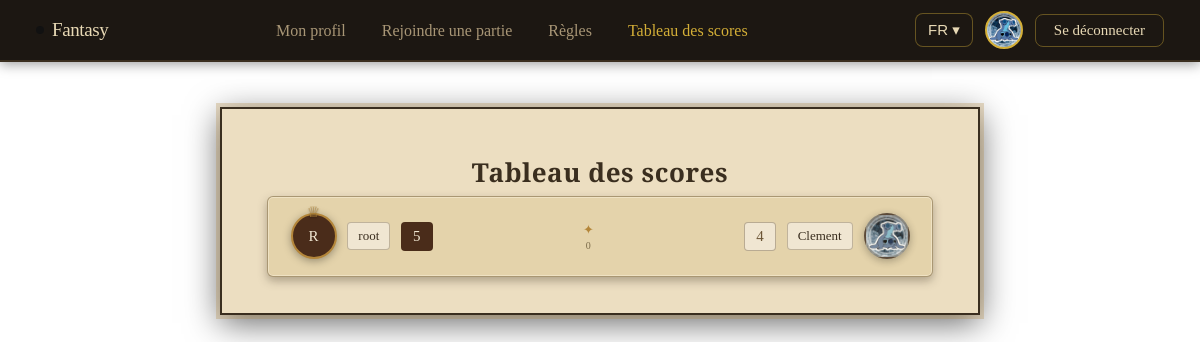
/scoreboard (signed in), run on an earlier commit of the app's database.
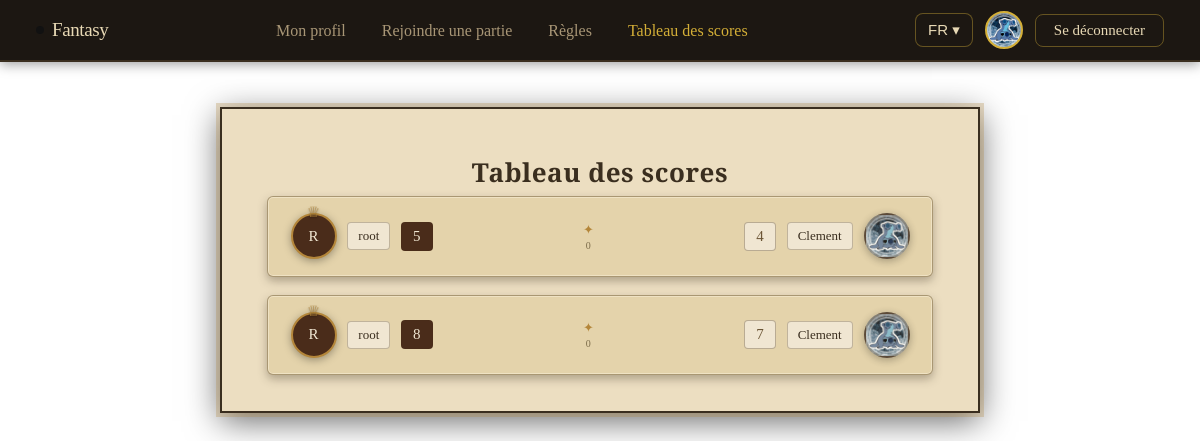
And on a later commit of the database.
### tables this page shows
CREATE TABLE users (
id INTEGER PRIMARY KEY AUTOINCREMENT,
username TEXT NOT NULL,
email TEXT NOT NULL,
hash TEXT NOT NULL
, avatar TEXT DEFAULT '');

CREATE TABLE scoreboard (
id INTEGER PRIMARY KEY AUTOINCREMENT,
winner_id INTEGER NOT NULL,
winner_score INTEGER NOT NULL,
loser_id INTEGER NOT NULL,
loser_score INTEGER NOT NULL,
timestamp DATE TIME DEFAULT CURRENT_TIMESTAMP,
is_even INTEGER DEFAULT 0,
FOREIGN KEY (winner_id) REFERENCES users(id),
FOREIGN KEY (loser_id) REFERENCES users(id)
);

### app.py (the view)
@app.route("/scoreboard", methods=["GET"])
@login_required
def scoreboard():
	r = db.execute("SELECT winner_score, w.username AS winner_username, w.avatar AS winner_avatar, loser_score, l.username AS loser_username, l.avatar AS loser_avatar, timestamp, is_even FROM scoreboard JOIN users AS w ON  scoreboard.winner_id = w.id JOIN users AS l ON scoreboard.loser_id = l.id;").fetchall()
	scores = []
	for q in r :
		score = dict()
		score["winner_score"] = q[0]
		score["winner_username"] = q[1]
		score["winner_avatar"] = q[2]
		score["loser_score"] = q[3]
		score["loser_username"] = q[4]
		score["loser_avatar"] = q[5]
		score["is_even"] = q[6] == 1
		score["timestamp"] = q[7]
		scores.append(score)
	return render_template("scoreboard.html", scores=scores)

### app.py (called while the page is built)
def login_required(f):
    @wraps(f)
    def decorated_function(*args, **kwargs):
        if session.get("user_id") is None:
            return redirect("/login")
        return f(*args, **kwargs)
    return decorated_function

@app.before_request
def set_language():
    g.lang = session.get('lang', 'fr')  # ← lit la session à chaque requête

def get_translations(lang):
    path = os.path.join(app.root_path, 'locales', lang, 'translation.json')
    with open(path, encoding='utf-8') as f:
        return json.load(f)

@app.context_processor
def inject_translations():
    lang = g.get('lang', 'fr') # Try to get the language, fr by default
    session["lang"] = lang
    return dict(t=get_translations(lang))

### templates/scoreboard.html (shortened to what this page needs)
{% extends "base.html" %}
{% block head %}
  <link rel="stylesheet" href="{{ url_for('static', filename='CSS/scoreboard.css')}}">
{% endblock %}
{% block content %}
<main class="scoreboard-page">
  <div class="scoreboard-wrap">
    <h2 class="scoreboard-title">{{ t.scoreboard.title }}</h2>
    <div class="score-list">
      {% for s in scores %}
      <div class="score-row {% if s.is_even %}is-even{% endif %}">
        <div class="side side-winner {% if s.is_even %}neutral{% endif %}">
          <div class="score-avatar" {% if s.winner_avatar %}style="background-image: url('{{ url_for('static', filename='Assets/avatars/' + s.winner_avatar) }}');"{% endif %}>
            {% if not s.winner_avatar %}
              <span class="score-avatar-initial">{{ (s.winner_username or '?')[0] | upper }}</span>
            {% endif %}
            {% if not s.is_even %}<span class="crown">&#9813;</span>{% endif %}
          </div>
          <span class="score-name">{{ s.winner_username }}</span>
          <span class="score-value win-value">{{ s.winner_score }}</span>
        </div>
        <div class="score-middle">
          <span class="score-divider">&#10022;</span>
          <span class="score-date">{{ s.timestamp }}</span>
        </div>
        <div class="side side-loser {% if s.is_even %}neutral{% endif %}">
          <span class="score-value lose-value">{{ s.loser_score }}</span>
          <span class="score-name">{{ s.loser_username }}</span>
          <div class="score-avatar dim" {% if s.loser_avatar %}style="background-image: url('{{ url_for('static', filename='Assets/avatars/' + s.loser_avatar) }}');"{% endif %}>
          </div>
        </div>
      </div>
      {% else %}
        <div class="score-empty">{{ t.scoreboard.empty | default("Aucune partie jouée pour le moment.") }}</div>
      {% endfor %}
    </div>
  </div>
</main>
{% endblock %}

### templates/base.html (shortened to what this page needs)
<!DOCTYPE html>
<html lang='en'>
	<head>
		{% block head %}
		{% endblock %}
		<link rel="stylesheet" href="{{ url_for('static', filename='CSS/style.css')}}">
	</head>
	<body>
		<header>
			<nav class="navbar">
			    <a href="/" class="nav-logo">
			      <span class="nav-logo-dot"></span>
			      Fantasy
			    </a>
			    <ul class="nav-links">
			    	{% if session["user_id"] %}
			    		<li><a href="/profile" class="nav-link {% if request.path == '/profile' %}active{% endif %}">{{ t.base.profile }}</a></li>
			    	{% endif %}
			      {% if session['room'] %}
			      	<li><a id="quit-btn" href="#" class="nav-link">{{ t.base.quit }}</a></li>
			      {% else %}
			      	<li><a href="/join" class="nav-link {% if request.path == '/join' %}active{% endif %}">{{ t.base.join }}</a></li>
			      	<li><a href="/rules" class="nav-link {% if request.path == '/rules' %}active{% endif %}">{{ t.base.rules }}</a></li>
			      	<li><a href="/scoreboard" class="nav-link {% if request.path == '/scoreboard' %}active{% endif %}">{{ t.base.scoreboard }}</a></li>
			      {% endif %}
			    </ul>
			    <div class="nav-right">
			    	<div class="lang-dropdown">
				        <button id="lang-btn" class="lang-btn">{{ session.get('lang', 'fr').upper() }} ▾</button>
				    </div>
			    	{% if session['user_id'] %}
			    		<div class="nav-avatar" {% if session.get('avatar') %}style="background-image: url('{{ url_for('static', filename='Assets/avatars/' + session['avatar']) }}');"{% endif %}>
					    </div>
				    	<a href="/logout" class="nav-btn">{{ t.login.logout }}</a>
				    {% else %}
				    	<a href="/login" class="nav-btn">{{ t.login.login }}</a>
				    {% endif %}
			    </div>
			  </nav>
		</header>
		<content>
			{% block content %}
			{% endblock %}
		</content>
	</body>
</html>

### static/CSS/scoreboard.css (style rules this page uses)
.scoreboard-page { box-sizing: border-box; display: flex; flex-direction: column; align-items: center; min-height: calc(100vh - 60px); padding: 2.5rem 1.5rem; font-family: var(--font-body); background-size: cover; background-position: center; background-repeat: no-repeat; }
.scoreboard-wrap { width: 100%; max-width: 760px; box-sizing: border-box; display: flex; flex-direction: column; align-items: center; padding: 2.5rem 2.5rem 2rem; border: 2px solid #3a2e1f; background: rgba(235, 220, 190, 0.94); box-shadow: 0 0 0 4px rgba(180, 140, 70, 0.3), 0 8px 32px rgba(0, 0, 0, 0.6); }
.scoreboard-title { font-family: var(--font-title); font-size: 26px; font-weight: 700; color: #3a2e1f; margin: 0 0 0.35rem; letter-spacing: 0.02em; }
.score-list { width: 100%; display: flex; flex-direction: column; gap: 1rem; }
.score-row { display: flex; align-items: center; justify-content: space-between; gap: 0.75rem; padding: 0.9rem 1.25rem; box-sizing: border-box; border: 1px solid rgba(80, 60, 30, 0.4); background: #e4d3ab; border-radius: 6px; box-shadow: 0 4px 10px rgba(58, 46, 31, 0.35), inset 0 0 0 1px rgba(255, 248, 230, 0.4); }
.side { display: flex; align-items: center; gap: 0.6rem; min-width: 0; }
.score-avatar { position: relative; flex-shrink: 0; width: 42px; height: 42px; border-radius: 50%; border: 2px solid #b4863a; box-shadow: 0 2px 8px rgba(0, 0, 0, 0.35); background-color: #4a2c1a; background-size: cover; background-position: center; background-repeat: no-repeat; display: flex; align-items: center; justify-content: center; }
.score-avatar.dim { border-color: rgba(80, 60, 30, 0.4); filter: grayscale(35%); opacity: 0.85; }
.score-avatar-initial { font-family: var(--font-title); font-size: 15px; color: #f0e6d2; line-height: 1; user-select: none; }
.crown { position: absolute; top: -12px; left: 50%; transform: translateX(-50%); font-size: 15px; color: #b4863a; text-shadow: 0 1px 2px rgba(0, 0, 0, 0.5); }
.score-name { flex-shrink: 1; min-width: 0; overflow: hidden; text-overflow: ellipsis; white-space: nowrap; font-size: 13px; font-weight: 500; color: #3a2e1f; padding: 5px 10px; border-radius: 4px; border: 1px solid rgba(80, 60, 30, 0.3); background: #f0e6d2; }
.score-value { flex-shrink: 0; font-family: var(--font-title); font-size: 15px; line-height: 1; padding: 6px 11px; border-radius: 4px; border: 1px solid rgba(80, 60, 30, 0.35); }
.win-value { background: #4a2c1a; color: #f0e6d2; border-color: rgba(74, 44, 26, 0.6); }
.lose-value { background: #f0e6d2; color: #6b5535; }
.score-middle { flex-shrink: 0; display: flex; flex-direction: column; align-items: center; gap: 2px; padding: 0 0.5rem; }
.score-divider { color: #b4863a; font-size: 13px; }
.score-date { font-size: 10px; color: #7a6a48; white-space: nowrap; letter-spacing: 0.02em; }

What changed in the data, as far as the page shows it:
added scoreboard: {{ (s.winner_username or '?')[0] | upper }} "R", winner_username "root", winner_score "8", timestamp "0", loser_score "7", loser_username "Clement", avatar (picture)
